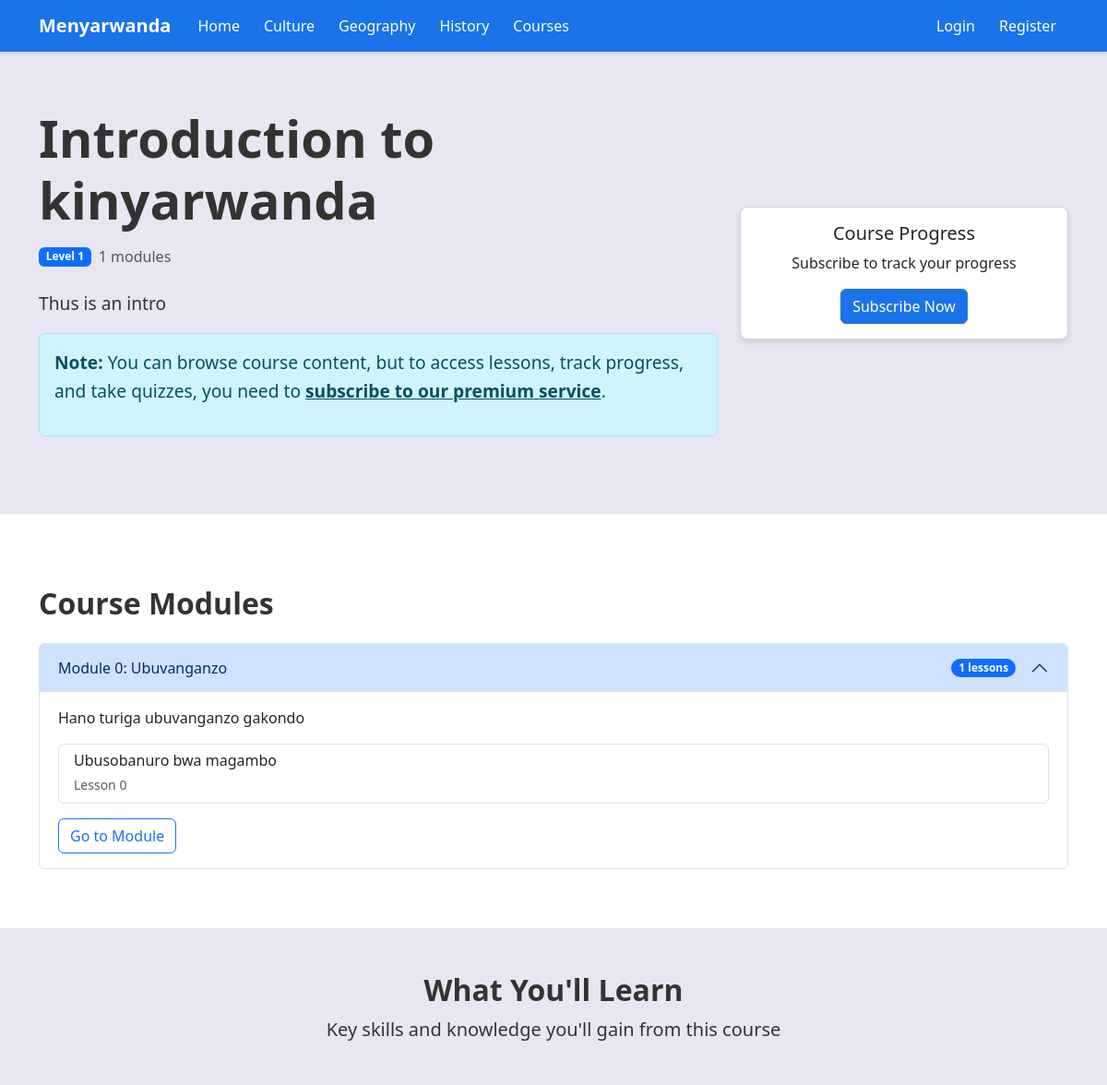
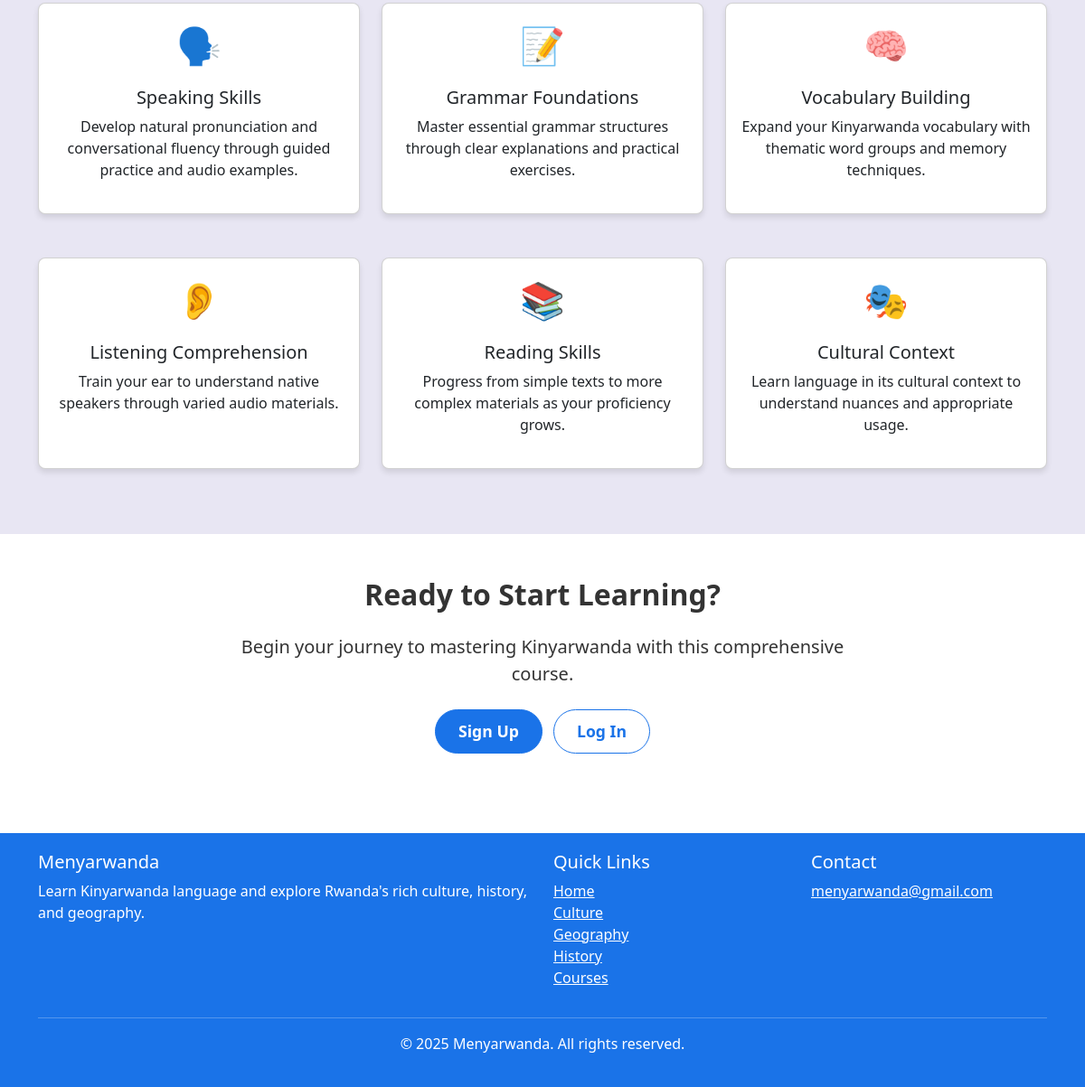
The page /courses/1/ on the database its author committed (2 pictures, top to bottom).
### courses/models.py (models this page shows, shortened)
class Course(models.Model):
    title = models.CharField(max_length=200)
    description = models.TextField()
    image = models.CharField(max_length=255, blank=True, null=True)  # Path to course image
    created_at = models.DateTimeField(auto_now_add=True)
    updated_at = models.DateTimeField(auto_now=True)
    def get_total_modules(self):
        return self.modules.count()

class Module(models.Model):
    course = models.ForeignKey(Course, related_name='modules', on_delete=models.CASCADE)
    title = models.CharField(max_length=200)
    description = models.TextField()
    order = models.PositiveIntegerField(default=0)
    created_at = models.DateTimeField(auto_now_add=True)
    updated_at = models.DateTimeField(auto_now=True)
    class Meta:
        ordering = ['order']

class Lesson(models.Model):
    module = models.ForeignKey(Module, related_name='lessons', on_delete=models.CASCADE)
    title = models.CharField(max_length=200)
    content = models.TextField()
    order = models.PositiveIntegerField(default=0)
    created_at = models.DateTimeField(auto_now_add=True)
    updated_at = models.DateTimeField(auto_now=True)
    class Meta:
        ordering = ['order']

### courses/views.py (the view)
# urls.py: path('courses/<int:course_id>/', views.course_detail_view, name='course_detail'),
def course_detail_view(request, course_id):
    course = get_object_or_404(Course, id=course_id)
    modules = course.modules.all().order_by('order')
    return render(request, 'courses/course_detail.html', {
        'course': course,
        'modules': modules
    })

### templates/courses/course_detail.html (shortened to what this page needs)
{% extends 'base.html' %}
{% block content %}
<section class="hero-section">
    <div class="container">
        <div class="row align-items-center">
            <div class="col-lg-8">
                <h1 class="display-4 fw-bold mb-3">{{ course.title }}</h1>
                <div class="d-flex align-items-center mb-4">
                    {% if course.id == 1 %}
                        <span class="badge bg-primary me-2">Level 1</span>
                    {% elif course.id == 2 %}
                        <span class="badge bg-success me-2">Level 2</span>
                    {% elif course.id == 3 %}
                        <span class="badge bg-danger me-2">Level 3</span>
                    {% else %}
                        <span class="badge bg-secondary me-2">Specialized</span>
                    {% endif %}
                    <span class="text-muted">{{ course.get_total_modules }} modules</span>
                </div>
                <div class="hero-text mb-4">
                    <p>{{ course.description }}</p>
                    {% if not user.is_subscriber and not user.is_staff %}
                        <div class="alert alert-info">
                            <p><strong>Note:</strong> You can browse course content, but to access lessons, track progress, and take quizzes, you need to <a href="{% url 'subscription_page' %}" class="alert-link">subscribe to our premium service</a>.</p>
                        </div>
                    {% endif %}
                </div>
            </div>
            <div class="col-lg-4 mt-4 mt-lg-0">
                <div class="card">
                    <div class="card-body text-center">
                        <h5 class="card-title">Course Progress</h5>
                        {% if user.is_authenticated and user.is_subscriber %}
                            <div class="progress mb-3" style="height: 20px;">
                                <div class="progress-bar" role="progressbar" style="width: 25%;" aria-valuenow="25" aria-valuemin="0" aria-valuemax="100">25%</div>
                            </div>
                            <p class="mb-0">You've completed 3 of 12 lessons</p>
                        {% else %}
                            <p class="mb-3">Subscribe to track your progress</p>
                            <a href="{% url 'subscription_page' %}" class="btn btn-primary">Subscribe Now</a>
                        {% endif %}
                    </div>
                </div>
            </div>
        </div>
    </div>
</section>
<section class="py-5">
    <div class="container">
        <h2 class="fw-bold mb-4">Course Modules</h2>
        <div class="accordion" id="courseModules">
            {% for module in modules %}
                <div class="accordion-item mb-3 border">
                    <h2 class="accordion-header" id="heading{{ module.id }}">
                        <button class="accordion-button {% if not forloop.first %}collapsed{% endif %}" type="button" data-bs-toggle="collapse" data-bs-target="#collapse{{ module.id }}" aria-expanded="{% if forloop.first %}true{% else %}false{% endif %}" aria-controls="collapse{{ module.id }}">
                            <div class="d-flex justify-content-between align-items-center w-100 me-3">
                                <span>Module {{ module.order }}: {{ module.title }}</span>
                                <span class="badge bg-primary rounded-pill">{{ module.lessons.count }} lessons</span>
                            </div>
                        </button>
                    </h2>
                    <div id="collapse{{ module.id }}" class="accordion-collapse collapse {% if forloop.first %}show{% endif %}" aria-labelledby="heading{{ module.id }}" data-bs-parent="#courseModules">
                        <div class="accordion-body">
                            <p>{{ module.description }}</p>
                            <div class="list-group mt-3">
                                {% for lesson in module.lessons.all %}
                                    <a href="{% url 'lesson_detail' lesson.id %}" class="list-group-item list-group-item-action d-flex justify-content-between align-items-center">
                                        <div>
                                            <h6 class="mb-1">{{ lesson.title }}</h6>
                                            <small class="text-muted">Lesson {{ lesson.order }}</small>
                                        </div>
                                    </a>
                                {% endfor %}
                            </div>
                            <div class="mt-3">
                                <a href="{% url 'module_detail' module.id %}" class="btn btn-outline-primary">Go to Module</a>
                            </div>
                        </div>
                    </div>
                </div>
            {% endfor %}
        </div>
    </div>
</section>
<section class="section-bg-light py-5">
    <div class="container">
        <div class="text-center mb-5">
            <h2 class="fw-bold">What You'll Learn</h2>
            <p class="lead">Key skills and knowledge you'll gain from this course</p>
        </div>
        <div class="row g-4">
            <div class="col-md-4 mb-4">
                <div class="card h-100">
                    <div class="card-body text-center">
                        <div style="font-size: 2.5rem; color: var(--primary-blue);">🗣️</div>
                        <h5 class="card-title mt-3">Speaking Skills</h5>
                        <p class="card-text">Develop natural pronunciation and conversational fluency through guided practice and audio examples.</p>
                    </div>
                </div>
            </div>
            <div class="col-md-4 mb-4">
                <div class="card h-100">
                    <div class="card-body text-center">
                        <div style="font-size: 2.5rem; color: var(--primary-blue);">📝</div>
                        <h5 class="card-title mt-3">Grammar Foundations</h5>
                        <p class="card-text">Master essential grammar structures through clear explanations and practical exercises.</p>
                    </div>
                </div>
            </div>
            <div class="col-md-4 mb-4">
                <div class="card h-100">
                    <div class="card-body text-center">
                        <div style="font-size: 2.5rem; color: var(--primary-blue);">🧠</div>
                        <h5 class="card-title mt-3">Vocabulary Building</h5>
                        <p class="card-text">Expand your Kinyarwanda vocabulary with thematic word groups and memory techniques.</p>
                    </div>
                </div>
            </div>
            <div class="col-md-4 mb-4">
                <div class="card h-100">
                    <div class="card-body text-center">
                        <div style="font-size: 2.5rem; color: var(--primary-blue);">👂</div>
                        <h5 class="card-title mt-3">Listening Comprehension</h5>
                        <p class="card-text">Train your ear to understand native speakers through varied audio materials.</p>
                    </div>
                </div>
            </div>
            <div class="col-md-4 mb-4">
                <div class="card h-100">
                    <div class="card-body text-center">
                        <div style="font-size: 2.5rem; color: var(--primary-blue);">📚</div>
                        <h5 class="card-title mt-3">Reading Skills</h5>
                        <p class="card-text">Progress from simple texts to more complex materials as your proficiency grows.</p>
                    </div>
                </div>
            </div>
            <div class="col-md-4 mb-4">
                <div class="card h-100">
                    <div class="card-body text-center">
                        <div style="font-size: 2.5rem; color: var(--primary-blue);">🎭</div>
                        <h5 class="card-title mt-3">Cultural Context</h5>
                        <p class="card-text">Learn language in its cultural context to understand nuances and appropriate usage.</p>
                    </div>
                </div>
            </div>
        </div>
    </div>
</section>
<section class="py-5">
    <div class="container">
        <div class="row justify-content-center">
            <div class="col-lg-8 text-center">
                <h2 class="fw-bold mb-4">Ready to Start Learning?</h2>
                <p class="lead mb-4">Begin your journey to mastering Kinyarwanda with this comprehensive course.</p>
                {% if user.is_authenticated %}
                    {% if user.is_subscriber %}
                        <a href="{% url 'module_detail' modules.first.id %}" class="btn btn-primary btn-lg cta-button">Start First Module</a>
                    {% else %}
                        <a href="{% url 'subscription_page' %}" class="btn btn-primary btn-lg cta-button">Subscribe Now</a>
                    {% endif %}
                {% else %}
                    <a href="{% url 'register' %}" class="btn btn-primary btn-lg cta-button me-2">Sign Up</a>
                    <a href="{% url 'login' %}" class="btn btn-outline-primary btn-lg cta-button">Log In</a>
                {% endif %}
            </div>
        </div>
    </div>
</section>
{% endblock %}

### templates/base.html (shortened to what this page needs)
{% load static %}
<!DOCTYPE html>
<html lang="en">
<head>
    <link href="https://cdn.jsdelivr.net/npm/bootstrap@5.3.0/dist/css/bootstrap.min.css" rel="stylesheet">
</head>
<body>
    <nav class="navbar navbar-expand-lg navbar-dark">
        <div class="container">
            <a class="navbar-brand" href="{% url 'home' %}">Menyarwanda</a>
            <div class="collapse navbar-collapse" id="navbarNav">
                <ul class="navbar-nav me-auto">
                    <li class="nav-item">
                        <a class="nav-link" href="{% url 'home' %}">Home</a>
                    </li>
                    <li class="nav-item">
                        <a class="nav-link" href="{% url 'culture' %}">Culture</a>
                    </li>
                    <li class="nav-item">
                        <a class="nav-link" href="{% url 'geography' %}">Geography</a>
                    </li>
                    <li class="nav-item">
                        <a class="nav-link" href="{% url 'history' %}">History</a>
                    </li>
                    <li class="nav-item">
                        <a class="nav-link" href="{% url 'courses_list' %}">Courses</a>
                    </li>
                </ul>
                <ul class="navbar-nav">
                    {% if user.is_authenticated %}
                        <li class="nav-item dropdown">
                            <a class="nav-link dropdown-toggle" href="#" id="navbarDropdown" role="button" data-bs-toggle="dropdown" aria-expanded="false">
                                {{ user.username }}
                            </a>
                            <ul class="dropdown-menu dropdown-menu-end" aria-labelledby="navbarDropdown">
                                <li><a class="dropdown-item" href="{% url 'profile' %}">Profile</a></li>
                                {% if user.is_subscriber %}
                                    <li><a class="dropdown-item" href="{% url 'user_progress' %}">My Progress</a></li>
                                    <li><a class="dropdown-item" href="{% url 'quiz_history' %}">Quiz History</a></li>
                                {% endif %}
                                <li><hr class="dropdown-divider"></li>
                                <li><a class="dropdown-item" href="{% url 'logout' %}">Logout</a></li>
                            </ul>
                        </li>
                    {% else %}
                        <li class="nav-item">
                            <a class="nav-link" href="{% url 'login' %}">Login</a>
                        </li>
                        <li class="nav-item">
                            <a class="nav-link" href="{% url 'register' %}">Register</a>
                        </li>
                    {% endif %}
                </ul>
            </div>
        </div>
    </nav>
    <main>
        {% block content %}{% endblock %}
    </main>
    <footer class="footer">
        <div class="container">
            <div class="row">
                <div class="col-md-6">
                    <h5>Menyarwanda</h5>
                    <p>Learn Kinyarwanda language and explore Rwanda's rich culture, history, and geography.</p>
                </div>
                <div class="col-md-3">
                    <h5>Quick Links</h5>
                    <ul class="list-unstyled">
                        <li><a href="{% url 'home' %}" class="text-white">Home</a></li>
                        <li><a href="{% url 'culture' %}" class="text-white">Culture</a></li>
                        <li><a href="{% url 'geography' %}" class="text-white">Geography</a></li>
                        <li><a href="{% url 'history' %}" class="text-white">History</a></li>
                        <li><a href="{% url 'courses_list' %}" class="text-white">Courses</a></li>
                    </ul>
                </div>
                <div class="col-md-3">
                    <h5>Contact</h5>
                    <ul class="list-unstyled">
                        <li><a href="mailto:menyarwanda@gmail.com" class="text-white">menyarwanda@gmail.com</a></li>
                    </ul>
                </div>
            </div>
            <hr class="bg-light">
            <div class="text-center">
                <p>&copy; {% now "Y" %} Menyarwanda. All rights reserved.</p>
            </div>
        </div>
    </footer>
</body>
</html>

### templates/base.html (style rules this page uses)
:root { --primary-blue: #1a73e8; --light-blue: #4285f4; --white: #ffffff; --whitish-violet: #e8e6f3; --dark-text: #333333; --light-text: #666666; }
body { font-family: 'Segoe UI', Tahoma, Geneva, Verdana, sans-serif; color: var(--dark-text); background-color: var(--white); }
.navbar { background-color: var(--primary-blue); box-shadow: 0 2px 4px rgba(0, 0, 0, 0.1); }
.navbar-brand { font-weight: bold; color: var(--white) !important; }
.nav-link { color: var(--white) !important; margin: 0 5px; transition: all 0.3s ease; }
.btn-primary { background-color: var(--primary-blue); border-color: var(--primary-blue); }
.btn-outline-primary { color: var(--primary-blue); border-color: var(--primary-blue); }
.card { border-radius: 8px; box-shadow: 0 4px 6px rgba(0, 0, 0, 0.1); transition: transform 0.3s ease; margin-bottom: 20px; }
.section-bg-light { background-color: var(--whitish-violet); padding: 40px 0; }
.footer { background-color: var(--primary-blue); color: var(--white); padding: 20px 0; margin-top: 40px; }
.hero-section { background-color: var(--whitish-violet); padding: 60px 0; margin-bottom: 30px; }
.hero-text { font-size: 1.2rem; line-height: 1.6; }
.cta-button { padding: 10px 25px; font-size: 1.1rem; font-weight: 600; border-radius: 30px; }

### rows shown on the page
Course: title "Introduction to kinyarwanda", get_total_modules "1", description "Thus is an intro"
Module: order "0", title "Ubuvanganzo", lessons.count "1", description "Hano turiga ubuvanganzo gakondo"
Lesson: title "Ubusobanuro bwa magambo", order "0"
